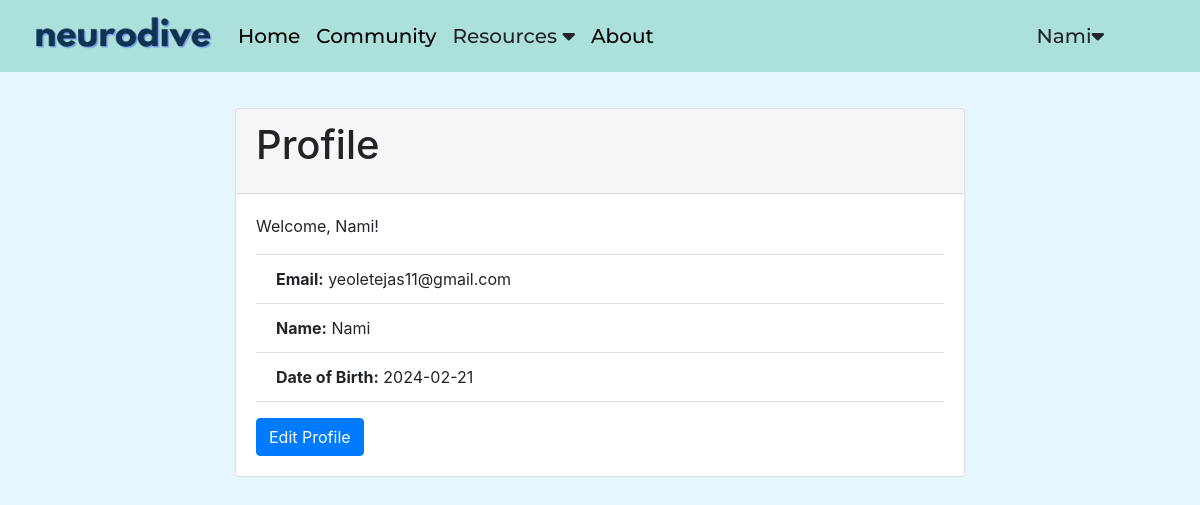
The page /profile (signed in) on the database its author committed.
### app.py (models this page shows)
class User(db.Model):
    id = db.Column(db.Integer, primary_key=True)
    email = db.Column(db.String(120),unique=True,nullable=False)
    name = db.Column(db.String(120), nullable=False)
    username = db.Column(db.String(80), unique=True, nullable=False)
    dob = db.Column(db.Date, nullable=True)  # Assuming date of birth is a date field
    password_hash = db.Column(db.String(120), nullable=False)

### app.py (the view)
@app.route('/profile')
def profile():
    if 'user' not in session:
        flash('Please log in to access your profile.', 'error')
        return redirect(url_for('login'))
    current_user = session['user']
    user_id = current_user.get('id')
    user = User.query.get(user_id)
    username=user.username
    if not user:
        flash('User not found.', 'error')
        return redirect(url_for('home'))
    return render_template('profile.html', current_user=current_user, user=user,username=username)

### templates/profile.html
{% extends 'main_layout.html' %}
{% block content %}
<div class="container " style="margin-top: 5%;">
  <div class="row">
    <div class="col-md-8 offset-md-2">
      <div class="card mt-5">
        <div class="card-header">
          <h1 class="card-title">Profile</h1>
        </div>
        <div class="card-body">
          <p class="card-text">Welcome, {{ user.username }}!</p>
          <ul class="list-group list-group-flush">
            <li class="list-group-item"><strong>Email:</strong> {{ user.email }}</li>
            <li class="list-group-item"><strong>Name:</strong> {{ user.name }}</li>
            <li class="list-group-item"><strong>Date of Birth:</strong> {{ user.dob }}</li>
          </ul>
          <a href="{{ url_for('edit_profile') }}" class="btn btn-primary mt-3">Edit Profile</a>
        </div>
      </div>
    </div>
  </div>
</div>
{% endblock %}

### templates/main_layout.html (shortened to what this page needs)
<!DOCTYPE html>
<html lang="en">
<head>
    <link rel="stylesheet" href="https://cdn.jsdelivr.net/npm/bootstrap@4.0.0/dist/css/bootstrap.min.css"
>
    <link rel="stylesheet" href="../static/css/style.css">
</head>
<body>
    <Section>
        <nav class="navbar fixed-top navbar-expand-lg ">
            <a class="navbar-brand" href="#">
                <img src="../static/img/neurodive_logo.png" alt="" width="184" height="42" class="logo">
            </a>
            <div class="collapse navbar-collapse" id="navbarSupportedContent">
                <ul class="navbar-nav mr-auto">
                    <li class="nav-item">
                        <a class="nav-link" href="{{ url_for('home') }}">Home</a>
                    </li>
                    <li class="nav-item">
                        <a class="nav-link" href="{{ url_for('community') }}">Community</a>
                    </li>
                    <li class="nav-item dropdown">
                        <a class="dropbtn nav-link">Resources <i class="fas fa-caret-down"></i></a>
                    </li>
                    <li class="nav-item">
                        <a class="nav-link " href="{{url_for('About')}}">About</a>
                    </li>
                </ul>
                {% if current_user %}
                <div class="dropdown" style="margin-right: 50px;">
                    <a class="dropbtn nav-link" > {{ username }}<i class="fas fa-caret-down"></i></a>
                </div>
                {% else %}
                <a href="{{ url_for('login') }}"><button class="btn my-2 my-sm-0 loginbtn"
                        type="button">login</button></a> {% endif %}
            </div>
        </nav>
    </Section>
    {% block content %} {% endblock %}
</body>
</html>

### static/css/style.css (style rules this page uses)
* { padding: 0; margin: 0; }
:root { --green:#ACE1DB; --blue:#E6F6FF; --purple:#6F00FF }
body { background-color: #E6F6FF; text-align: justify; }
.logo { border: 0px solid; border-radius: 25px; }
.navbar { background-color: #ACE1DB; padding: 10px 30px; font-family: "Montserrat", sans-serif; font-weight: 500; }
.nav-link { color: black; font-size: 20px; }
.dropdown { position: relative; display: inline-block; }

### rows shown on the page
User: username "Nami", email "yeoletejas11@gmail.com", name "Nami", dob "2024-02-21"
